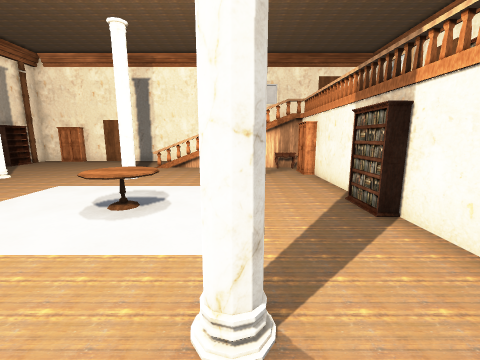
view 1 (above)

15 first-person views from a walk through a scene from a Unity 3-D project. The camera is 1.5 m above the floor, tilts 10° down and sees 90° across. The floor is counted in squares, 1 m on a side. Each view is taken from the middle of a square. On the plan, view 1 faces up. The plan holds only what a view shows up to about 13 squares ahead; the rest is blank. The place goes on beyond the plan. The player is left out.

view 2
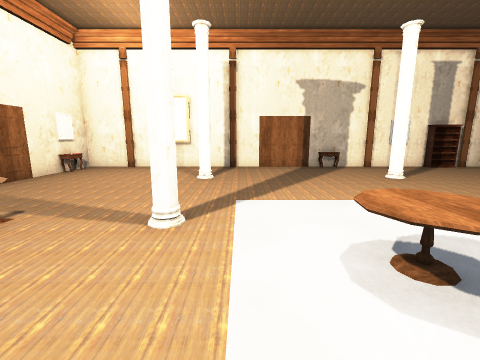

view 3
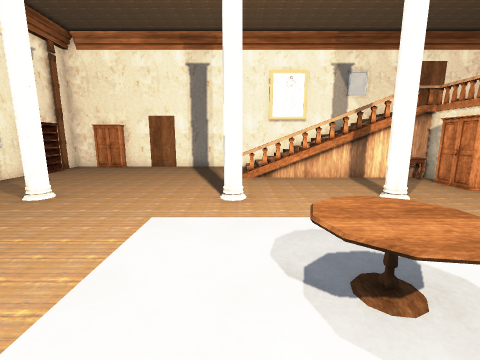

view 4
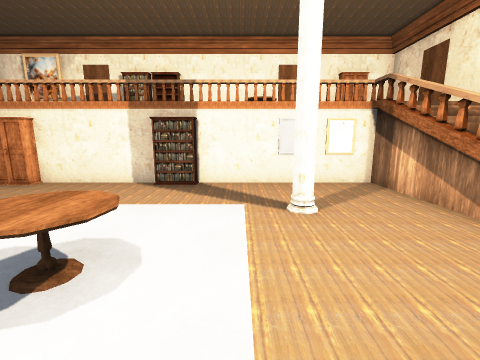

view 5
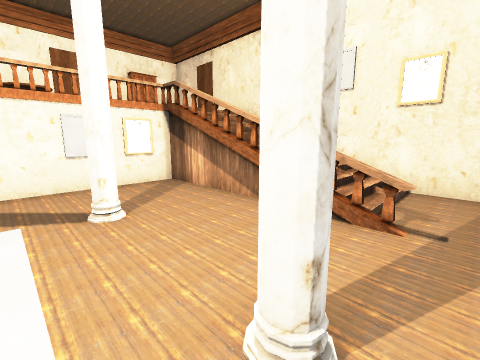

view 6
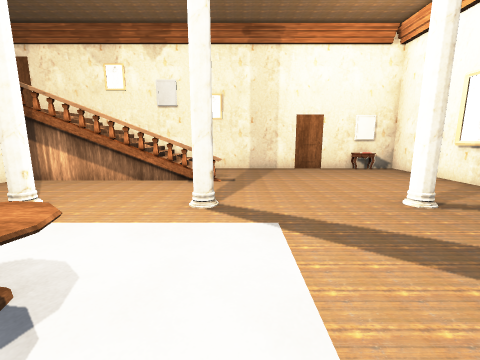

view 7
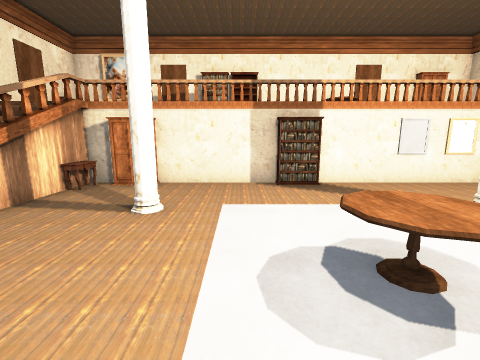

view 8
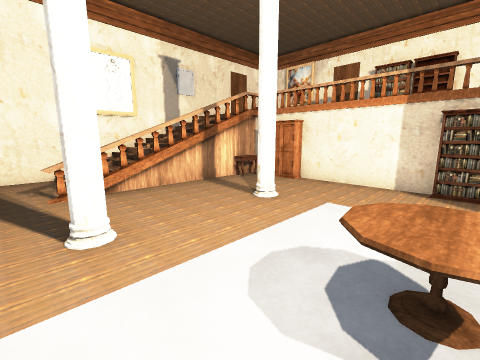

view 9
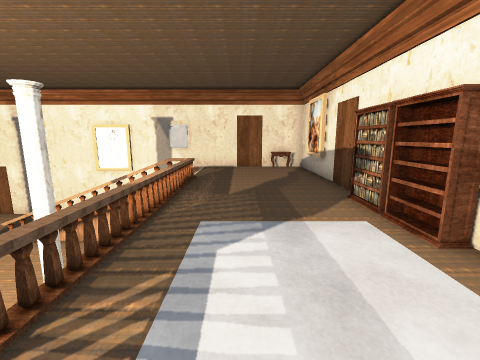

view 10
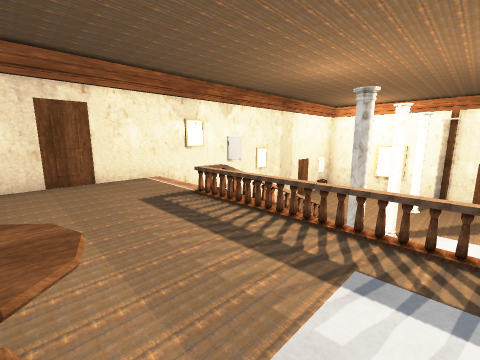

view 11
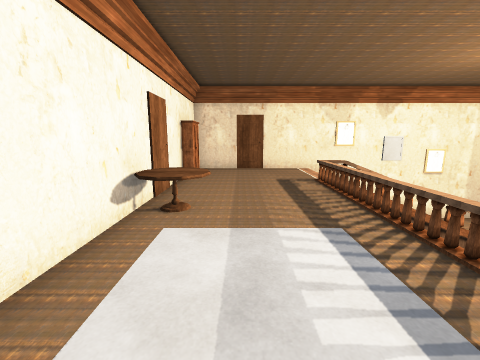

view 12
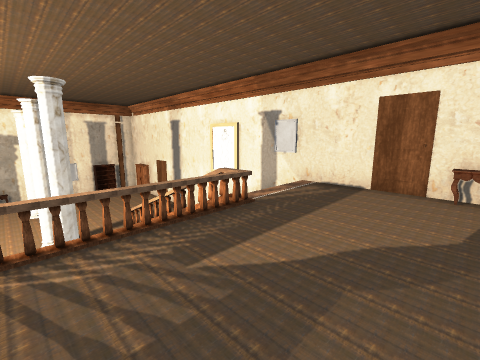

view 13
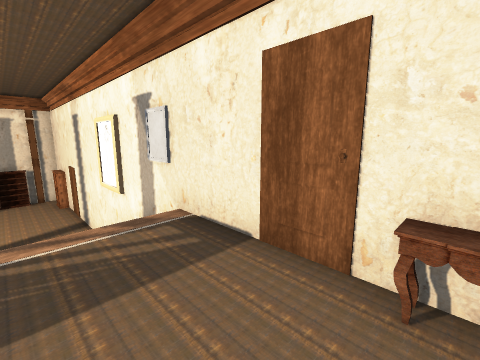

view 14
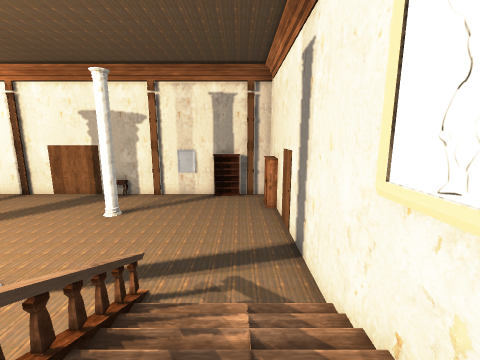

view 15
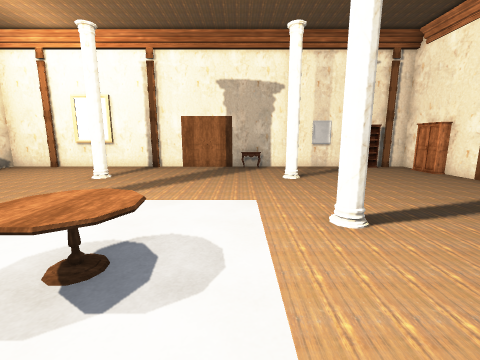

### Floor plan
Key: @ floor where view 1 was taken; # wall or solid block; . main floor; : floor 2.5 m higher than the main floor; / step, stairs or slope; C console; B barrier; T table; O other object.
Columns run from 13 left of view 1 to 8 right of it. Each row starts with its distance up from view 1.
 16 #########OOOOOOOO#####
 15 ####...... //   ::::C#
 14 ##........   /  :::::#
 13 ##........      :::::#
 12 #........OOOOOOCB::::#
 11 #...............B::::#
 10 #...............B::::#
  9 #...#....#...#..B::::#
  8 #C..............B::::#
  7 #C..............B::::#
  6 #.......  TT ...B:  :#
  5 #........ TT ...B:  :#
  4 #.......   T ...B:  :#
  3 #...............B:::T#
  2 #...#....#...#..B:::TT
  1 #...............BB::T#
  0 #............@..BO:::#
 -1 #........OOOOO..B::::#
 -2 #.........      :::::#
 -3 #.........      :::::#
 -4 #.........      :::::#
 -5 ##C###################

Positions as (right, up) in squares from view 1, and headings:
1: (0, 0), facing up
2: (0, 3), facing left
3: (-4, 3), facing up
4: (-5, 3), facing right
5: (-5, 3), facing down-right
6: (-5, 7), facing down
7: (-5, 7), facing right
8: (-5, 5), facing up-right
9: (5, 3), facing up
10: (7, 4), facing down-left
11: (6, 7), facing down
12: (7, 8), facing up-left
13: (7, 13), facing up-left
14: (0, 14), facing left
15: (0, 7), facing left
